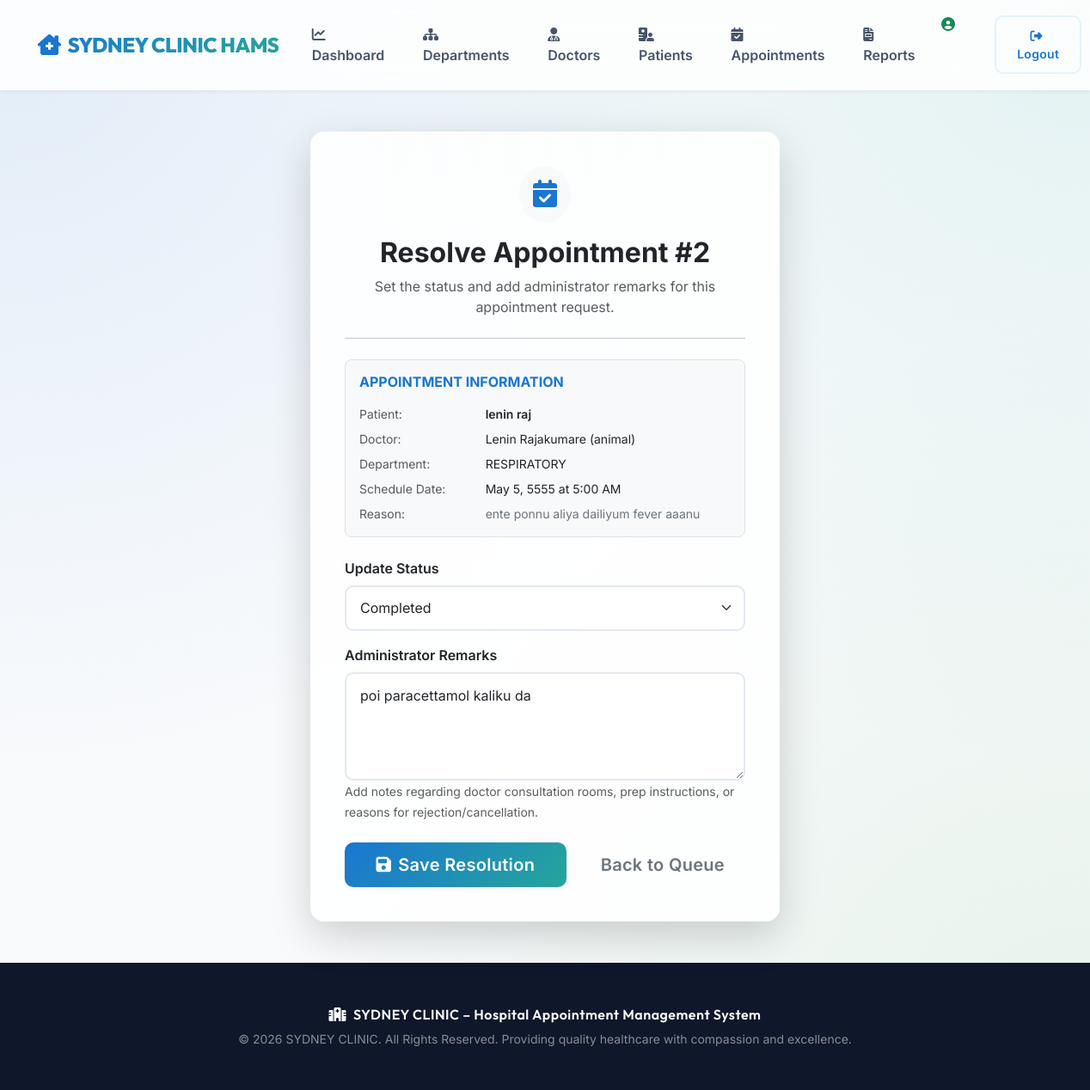
The page /admin-panel/appointments/2/update/ (signed in) on the database its author committed.
### appointments/models.py (models this page shows, shortened)
class Appointment(models.Model):
    STATUS_CHOICES = [
        ('Pending', 'Pending'),
        ('Approved', 'Approved'),
        ('Rejected', 'Rejected'),
        ('Completed', 'Completed'),
        ('Cancelled', 'Cancelled'),
    ]
    patient = models.ForeignKey(Patient, on_delete=models.CASCADE, related_name='appointments')
    doctor = models.ForeignKey(Doctor, on_delete=models.CASCADE, related_name='appointments')
    department = models.ForeignKey(Department, on_delete=models.CASCADE, related_name='appointments')
    appointment_date = models.DateField()
    appointment_time = models.TimeField()
    reason = models.TextField()
    status = models.CharField(max_length=20, choices=STATUS_CHOICES, default='Pending')
    admin_remarks = models.TextField(blank=True, default='')
    created_at = models.DateTimeField(auto_now_add=True)

class Patient(models.Model):
    GENDER_CHOICES = [
        ('Male', 'Male'),
        ('Female', 'Female'),
        ('Other', 'Other'),
    ]
    user = models.OneToOneField(User, on_delete=models.CASCADE, related_name='patient_profile')
    gender = models.CharField(max_length=10, choices=GENDER_CHOICES, default='Male')
    date_of_birth = models.DateField(null=True, blank=True)
    phone = models.CharField(max_length=15)
    address = models.TextField()

class Doctor(models.Model):
    STATUS_CHOICES = [
        ('Active', 'Active'),
        ('Inactive', 'Inactive'),
    ]
    full_name = models.CharField(max_length=100)
    specialization = models.CharField(max_length=100)
    department = models.ForeignKey(Department, on_delete=models.CASCADE, related_name='doctors')
    email = models.EmailField(unique=True)
    phone = models.CharField(max_length=15)
    qualification = models.CharField(max_length=150, blank=True, default='')
    experience = models.IntegerField(default=0)  # experience in years
    available_days = models.CharField(max_length=100, default='Monday, Tuesday, Wednesday, Thursday, Friday')
    available_time = models.CharField(max_length=50, default='09:00 - 17:00')
    consultation_fee = models.DecimalField(max_digits=10, decimal_places=2, default=0.0)
    status = models.CharField(max_length=10, choices=STATUS_CHOICES, default='Active')

class Department(models.Model):
    STATUS_CHOICES = [
        ('Active', 'Active'),
        ('Inactive', 'Inactive'),
    ]
    department_name = models.CharField(max_length=100, unique=True)
    description = models.TextField(blank=True, default='')
    status = models.CharField(max_length=10, choices=STATUS_CHOICES, default='Active')

### appointments/views.py (the view)
# urls.py: path('admin-panel/appointments/<int:appointment_id>/update/', views.admin_update_appointment, name='admin_update_appointment'),
@user_passes_test(admin_required, login_url='admin_login')
def admin_update_appointment(request, appointment_id):
    appointment = get_object_or_404(Appointment, id=appointment_id)
    if request.method == 'POST':
        form = AdminAppointmentResolveForm(request.POST, instance=appointment)
        if form.is_valid():
            form.save()
            messages.success(request, f"Appointment #{appointment.id} resolved successfully with status: {appointment.status}.")
            return redirect('admin_manage_appointments')
    else:
        form = AdminAppointmentResolveForm(instance=appointment)
    return render(request, 'admin/update_appointment.html', {'form': form, 'appointment': appointment})

### appointments/forms.py
class AdminAppointmentResolveForm(forms.ModelForm):
    class Meta:
        model = Appointment
        fields = ['status', 'admin_remarks']
        widgets = {
            'status': forms.Select(attrs={'class': 'form-select'}),
            'admin_remarks': forms.Textarea(attrs={'class': 'form-control', 'rows': 4, 'placeholder': 'Add admin remarks...'}),
        }

### appointments/views.py (called while the page is built)
def admin_required(user):
    return user.is_authenticated and user.is_staff

### templates/admin/update_appointment.html (shortened to what this page needs)
{% extends 'base.html' %}
{% block content %}
<div class="row justify-content-center">
    <div class="col-lg-6 col-md-8">
        <div class="card glass-card border-0 shadow-lg p-4">
            <div class="card-body">
                <div class="text-center mb-4">
                    <span class="p-3 bg-light rounded-circle d-inline-block mb-3 text-teal" style="color: var(--primary-color);">
                        <i class="fa-solid fa-calendar-check fa-2x"></i>
                    </span>
                    <h2 class="fw-bold">Resolve Appointment #{{ appointment.id }}</h2>
                    <p class="text-muted">Set the status and add administrator remarks for this appointment request.</p>
                </div>
                <hr class="mb-4">
                <div class="bg-light p-3 rounded-3 mb-4 border">
                    <h6 class="fw-bold text-uppercase text-teal mb-3" style="color: var(--primary-color);">Appointment Information</h6>
                    <div class="row g-2 small">
                        <div class="col-sm-4 text-muted">Patient:</div>
                        <div class="col-sm-8 fw-semibold">{{ appointment.patient.user.get_full_name|default:appointment.patient.user.username }}</div>
                        <div class="col-sm-4 text-muted">Doctor:</div>
                        <div class="col-sm-8">{{ appointment.doctor.full_name }} ({{ appointment.doctor.specialization }})</div>
                        <div class="col-sm-4 text-muted">Department:</div>
                        <div class="col-sm-8">{{ appointment.department.department_name }}</div>
                        <div class="col-sm-4 text-muted">Schedule Date:</div>
                        <div class="col-sm-8">{{ appointment.appointment_date }} at {{ appointment.appointment_time|time:"g:i A" }}</div>
                        <div class="col-sm-4 text-muted">Reason:</div>
                        <div class="col-sm-8 text-secondary">{{ appointment.reason }}</div>
                    </div>
                </div>
                <form method="POST" novalidate>
                    <div class="mb-3">
                        <label for="{{ form.status.id_for_label }}" class="form-label fw-semibold">Update Status</label>
                        {{ form.status }}
                    </div>
                    <div class="mb-3">
                        <label for="{{ form.admin_remarks.id_for_label }}" class="form-label fw-semibold">Administrator Remarks</label>
                        {{ form.admin_remarks }}
                        <small class="form-text text-muted">Add notes regarding doctor consultation rooms, prep instructions, or reasons for rejection/cancellation.</small>
                    </div>
                    <div class="mt-4 d-flex gap-3">
                        <button type="submit" class="btn btn-primary btn-lg flex-grow-1 shadow-sm">
                            <i class="fa-solid fa-save me-2"></i>Save Resolution
                        </button>
                        <a href="{% url 'admin_manage_appointments' %}" class="btn btn-outline-secondary btn-lg">Back to Queue</a>
                    </div>
                </form>
            </div>
        </div>
    </div>
</div>
{% endblock %}

### static/css/style.css (style rules this page uses)
:root { --primary-color: #1976D2; --primary-hover: #1565C0; --primary-light: #E3F2FD; --secondary-color: #26A69A; --secondary-hover: #00897B; --accent-color: #4CAF50; --accent-hover: #43A047; --success-color: #10B981; --danger-color: #EF4444; --warning-color: #F59E0B; --info-color: #3B82F6; --light-bg: #F8FAFC; --white: #ffffff; --border-radius: 16px; --shadow-sm: 0 2px 4px rgba(0,0,0,0.05); --shadow-md: 0 8px 16px rgba(0,0,0,0.08); --shadow-lg: 0 20px 40px rgba(0,0,0,0.12); --glass-bg: rgba(255, 255, 255, 0.85); --glass-border: rgba(255, 255, 255, 0.6); --glass-blur: blur(20px); --gradient-primary: linear-gradient(135deg, #1976D2 0%, #26A69A 100%); --glow-primary: 0 0 20px rgba(25, 118, 210, 0.3); --glow-secondary: 0 0 20px rgba(38, 166, 154, 0.3); }
body { font-family: 'Inter', 'Outfit', -apple-system, BlinkMacSystemFont, "Segoe UI", Roboto, sans-serif; background: #F8FAFC; background-image: radial-gradient(at 0% 0%, hsla(211, 79%, 46%, 0.1) 0px, transparent 50%), radial-gradient(at 100% 0%, hsla(174, 62%, 40%, 0.1) 0px, transparent 50%), radial-gradient(at 100% 100%, hsla(122, 39%, 49%, 0.1) 0px, transparent 50%); background-attachment: fixed; color: #334155; min-height: 100vh; display: flex; flex-direction: column; }
.glass-card { background: var(--glass-bg); backdrop-filter: var(--glass-blur); -webkit-backdrop-filter: var(--glass-blur); border: 1px solid var(--glass-border); border-radius: var(--border-radius); box-shadow: var(--shadow-md); transition: all 0.4s cubic-bezier(0.175, 0.885, 0.32, 1.275); overflow: hidden; }
.btn { border-radius: 10px; padding: 0.7rem 1.5rem; font-weight: 600; transition: all 0.3s ease; letter-spacing: 0.3px; border: none; }
.btn-primary { background: var(--gradient-primary); color: white; box-shadow: 0 4px 10px rgba(25, 118, 210, 0.3); }
.form-control, .form-select { border-radius: 10px; border: 2px solid #E2E8F0; padding: 0.8rem 1rem; transition: all 0.3s ease; background-color: rgba(255, 255, 255, 0.9); }

### rows shown on the page
Appointment: id "2", patient.user.get_full_name "lenin raj", doctor.full_name "Lenin Rajakumare", doctor.specialization "animal", department.department_name "RESPIRATORY", appointment_date "May 5, 5555", appointment_time "5:00 AM", reason "ente ponnu aliya dailiyum fever aaanu", status "Completed", admin_remarks "poi paracettamol kaliku da"
